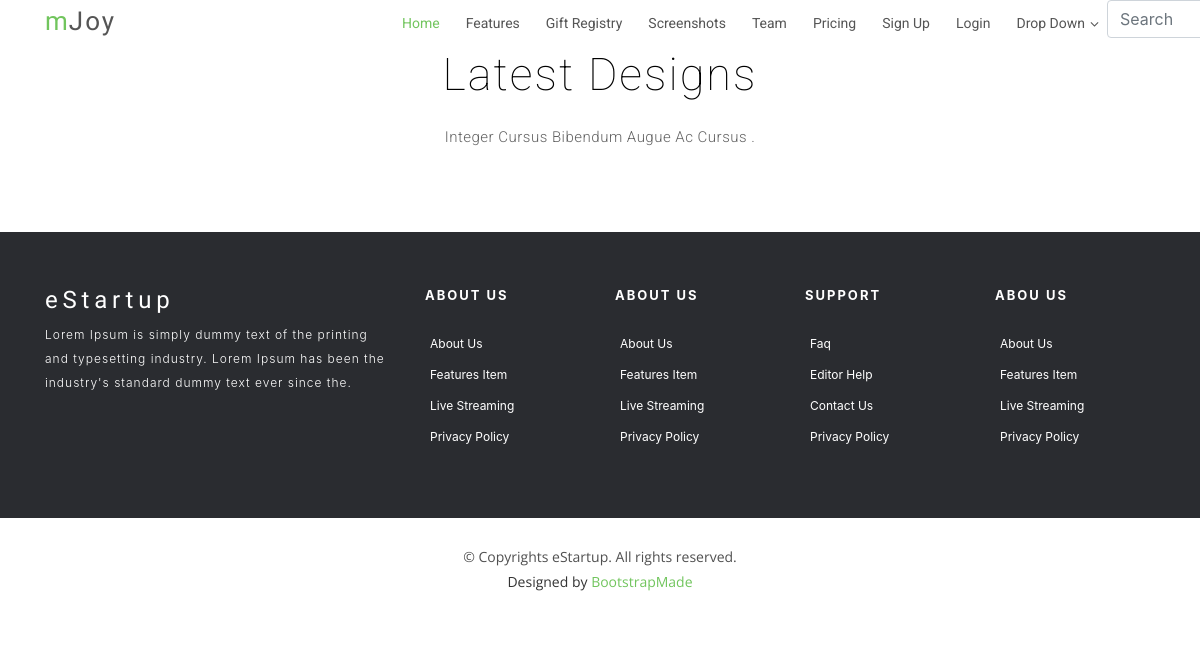
The app's page /templates/, older data.
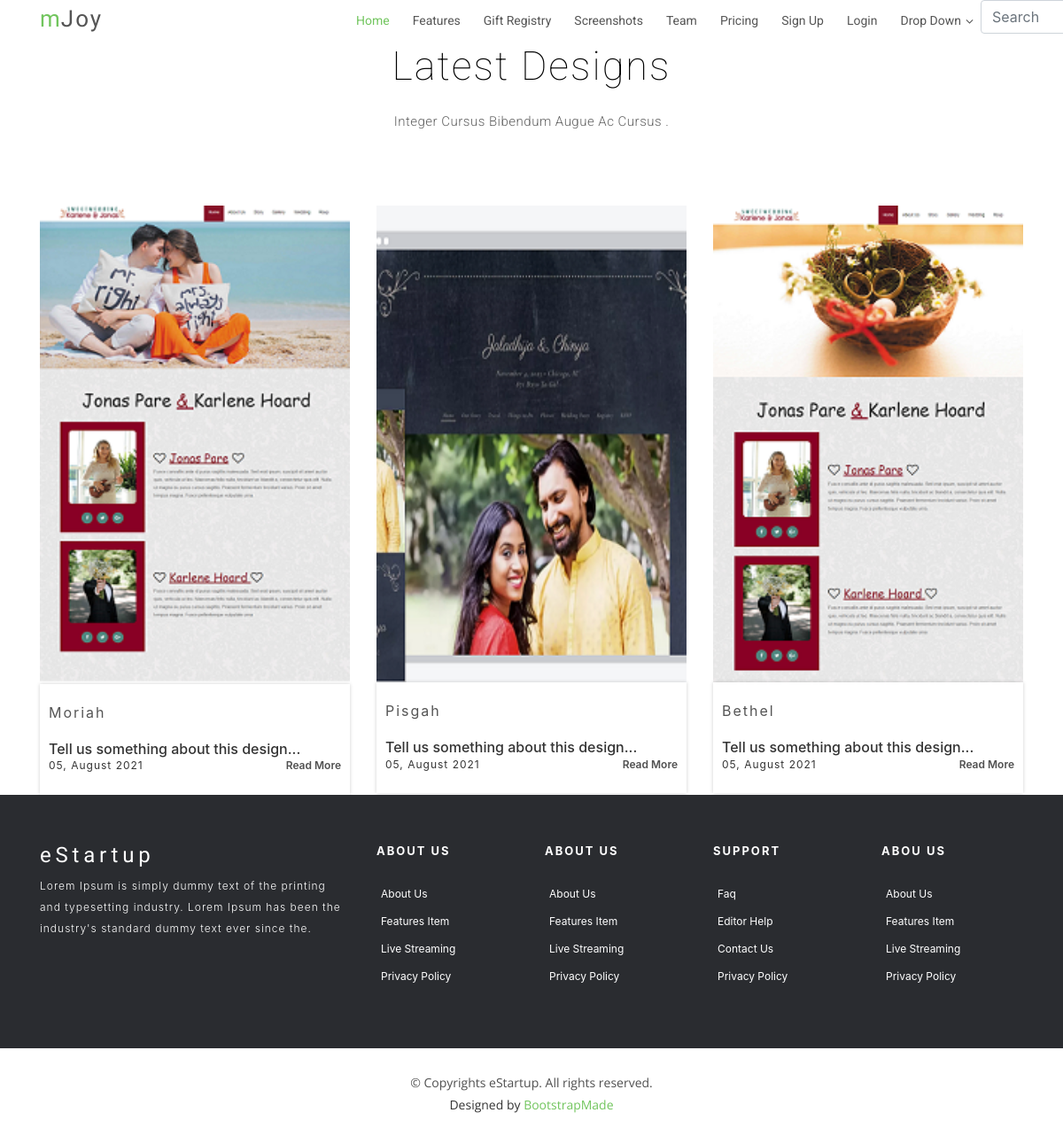
The same page, newer data.
### designs/models.py (models this page shows, shortened)
class Template(models.Model):
	name = models.CharField(max_length=100, blank=True, null=True)
	image = models.ImageField(upload_to='photos/designs/%Y/%m/%d/', blank=True, null=True)
	description = models.CharField(default='Tell us something about this design...', max_length=225, blank=True, null=True)
	slug = models.SlugField(null=True, unique=True)

### designs/views.py (the view)
# urls.py: path('', views.templates, name='templates-home'),
def templates(request):
	templates = Template.objects.all()
	context = {'templates': templates}
	return render(request, 'designs/templates.html', context)

### templates/designs/templates.html
{% extends "home/base.html" %}
{% load static %}
{% block content %}
<main id="main">
    <section id="blog" class="padd-sectio pt-5">
      <div class="container" data-aos="fade-up">
        <div class="section-title text-center">
          <h2>Latest designs</h2>
          <p class="separator">Integer cursus bibendum augue ac cursus .</p>
        </div>
        <div class="row" data-aos="fade-up" data-aos-delay="100">
        {% for template in templates %}
          <div class="col-md-6 col-lg-4">
            <div class="block-blog text-left">
              <a href="{% url 'template-sample-preview' template.slug %}"><img src="{{ template.image.url }}" alt="img"></a>
              <div class="content-blog">
                <h4><a href="#">{{ template.name }}</a></h4>
                <h6>{{ template.description }}</h6>
                <span>05, August 2021</span>
                <a class="pull-right readmore" href="#">read more</a>
              </div>
            </div>
          </div>
         {% endfor %}
        </div>
      </div>
    </section>
  </main>
{% endblock content %}

### templates/home/base.html (shortened to what this page needs)
{% load static %}
<!DOCTYPE html>
<html lang="en">
<head>
  <link href="{% static 'vendor/bootstrap/css/bootstrap.min.css' %}" rel="stylesheet">
  <link href="{% static 'vendor/font-awesome/css/font-awesome.min.css' %}" rel="stylesheet">
  <link href="{% static 'vendor/modal-video/css/modal-video.min.css' %}" rel="stylesheet">
  <link href="{% static 'vendor/owl.carousel/assets/owl.carousel.min.css' %}" rel="stylesheet">
  <link href="{% static 'vendor/aos/aos.css' %}" rel="stylesheet">
  <link href="{% static 'css/style.css' %}" rel="stylesheet">
</head>
<body>
  <header id="header" class="header" style="padding: 0px;margin: 0px;">
    <div class="container">
      <div id="logo" class="pull-left">
        <h1><a href="{% url 'home' %}"><span>m</span>Joy</a></h1>
      </div>
      <nav id="nav-menu-container">
        <ul class="nav-menu mr-5">
          <li class="menu-active"><a href="index.html">Home</a></li>
          <li><a href="#features">Features</a></li>
          <li><a href="#features">Gift Registry</a></li>
          <li><a href="#screenshots">Screenshots</a></li>
          <li><a href="#team">Team</a></li>
          <li><a href="#pricing">Pricing</a></li>
          {% if user.is_authenticated %}
          <li><a href="{% url 'signup' %}">Sign Up</a></li>
          <li><a href="{% url 'LoginPage' %}">Login</a></li>
          <li class="menu-has-children"><a href="">Drop Down</a>
          </li>
        </ul>
        <form class="d-flex form-inline my-2 my-lg-0">
          <input class="form-control mr-sm-2" type="search" placeholder="Search" aria-label="Search">
        </form>
      </nav>
    </div>
  </header>
  {% block content %}{% endblock %}
  <footer class="footer">
    <div class="container">
      <div class="row">
        <div class="col-md-12 col-lg-4">
          <div class="footer-logo">
            <a class="navbar-brand" href="#">eStartup</a>
            <p>Lorem Ipsum is simply dummy text of the printing and typesetting industry. Lorem Ipsum has been the industry's standard dummy text ever since the.</p>
          </div>
        </div>
        <div class="col-sm-6 col-md-3 col-lg-2">
          <div class="list-menu">
            <h4>About Us</h4>
            <ul class="list-unstyled">
              <li><a href="#">About us</a></li>
              <li><a href="#">Features item</a></li>
              <li><a href="#">Live streaming</a></li>
              <li><a href="#">Privacy Policy</a></li>
            </ul>
          </div>
        </div>
        <div class="col-sm-6 col-md-3 col-lg-2">
          <div class="list-menu">
            <h4>About Us</h4>
            <ul class="list-unstyled">
              <li><a href="#">About us</a></li>
              <li><a href="#">Features item</a></li>
              <li><a href="#">Live streaming</a></li>
              <li><a href="#">Privacy Policy</a></li>
            </ul>
          </div>
        </div>
        <div class="col-sm-6 col-md-3 col-lg-2">
          <div class="list-menu">
            <h4>Support</h4>
            <ul class="list-unstyled">
              <li><a href="#">faq</a></li>
              <li><a href="#">Editor help</a></li>
              <li><a href="#">Contact us</a></li>
              <li><a href="#">Privacy Policy</a></li>
            </ul>
          </div>
        </div>
        <div class="col-sm-6 col-md-3 col-lg-2">
          <div class="list-menu">
            <h4>Abou Us</h4>
            <ul class="list-unstyled">
              <li><a href="#">About us</a></li>
              <li><a href="#">Features item</a></li>
              <li><a href="#">Live streaming</a></li>
              <li><a href="#">Privacy Policy</a></li>
            </ul>
          </div>
        </div>
      </div>
    </div>
    <div class="copyrights">
      <div class="container">
        <p>&copy; Copyrights eStartup. All rights reserved.</p>
        <div class="credits">
          Designed by <a href="https://bootstrapmade.com/">BootstrapMade</a>
        </div>
      </div>
    </div>
  </footer>
</body>
</html>

### static/css/style.css (style rules this page uses)
body { background-color: #fff; color: #333; }
h1, h2, h3, h4, h5, h6 { margin: 0; }
h2 { color: #000; font-weight: 600; }
h4 { color: #000; font-size: 13px; font-weight: 700; letter-spacing: 2px; text-transform: uppercase; line-height: 2; }
a { letter-spacing: 2px; text-decoration: none; color: #71c55d; }
ul { letter-spacing: 1px; }
li { color: #626262; font-size: 13px; font-weight: 400; letter-spacing: 2px; line-height: 30px; text-transform: capitalize; }
p { color: #505050; font-size: 14px; font-weight: 300; letter-spacing: 0.5px; line-height: 2; margin-bottom: 20px; }
span { letter-spacing: 1px; }
#header { background: #fff; position: fixed; left: 0; top: 0; right: 0; z-index: 3; transition: all 0.5s ease; padding: 20px 0; }
#header #logo { padding: 6px 0 0 0; }
#header #logo h1 { color: #505050; font-family: "Philosopher", sans-serif; font-size: 26px; font-weight: 500; letter-spacing: 1px; margin: 0; }
#header #logo h1 a { color: #555; line-height: 1; display: inline-block; text-decoration: none; }
#header #logo h1 a span { color: #71c55d; }
.nav-menu, .nav-menu * { margin: 0; padding: 0; list-style: none; }
.nav-menu li { position: relative; white-space: nowrap; }
.nav-menu > li { float: left; }
.sf-arrows .sf-with-ul { padding-right: 22px; }
.sf-arrows .sf-with-ul:after { content: "\f107"; position: absolute; right: 8px; margin-top: 1px; font-family: FontAwesome; font-style: normal; font-weight: normal; }
#nav-menu-container { float: right; margin: 0 0 0 0; }
.nav-menu a { padding: 8px 8px; text-decoration: none; display: inline-block; color: #555; font-family: "Roboto", sans-serif; font-weight: 400; font-size: 14px; outline: none; letter-spacing: 0; transition: 0.3s; }
.nav-menu li:hover > a, .nav-menu > .menu-active > a { color: #71c55d; }
.nav-menu > li { margin-left: 10px; }
#mobile-nav { position: fixed; top: 0; padding-top: 18px; bottom: 0; z-index: 998; background: rgba(52, 59, 64, 0.9); left: -260px; width: 260px; overflow-y: auto; transition: 0.4s; }
#mobile-nav ul { padding: 0; margin: 0; list-style: none; }
#mobile-nav ul li { position: relative; }
#mobile-nav ul li a { color: #fff; font-size: 14px; overflow: hidden; padding: 6px 22px 6px 15px; position: relative; text-decoration: none; width: 100%; display: block; outline: none; letter-spacing: 0; }
#mobile-nav ul .menu-active a { color: #71c55d; }
section { overflow: hidden; }
.section-title { margin-bottom: 80px; }
.section-title h2 { font-family: "Roboto", sans-serif; font-size: 45px; font-weight: 100; letter-spacing: 2px; margin-bottom: 20px; text-transform: capitalize; }
.section-title .separator { margin: 0; }
.separator { color: #626262; font-family: "Roboto", sans-serif; font-size: 15px; font-weight: 300; margin-bottom: 30px; text-transform: capitalize; }
#blog .block-blog img { width: 100%; }
#blog .block-blog .content-blog { box-shadow: 0 0 0 0 rgba(0, 0, 0, 0.2), 0 0 4px 0 rgba(0, 0, 0, 0.19); display: inline-block; min-height: 125px; padding: 20px 10px; width: 100%; }
#blog .block-blog .content-blog h4 { line-height: 24px; margin-bottom: 20px; text-transform: capitalize; font-weight: normal; letter-spacing: 0; font-size: 16px; }
#blog .block-blog .content-blog h4 a { color: #555; text-decoration: none; transition: 0.3s; }
#blog .block-blog .content-blog > span { float: left; font-size: 12px; }
#blog .block-blog .content-blog a.readmore { color: #505050; font-size: 12px; font-weight: 600; text-decoration: none; transition: 0.3s; letter-spacing: 0; text-transform: capitalize; }
.footer { background: #2a2c30; padding-top: 50px; }
.footer .footer-logo .navbar-brand { color: #fff; display: inline-block; float: none; font-family: "Philosopher", sans-serif; font-size: 24px; font-weight: 500; height: 100%; letter-spacing: 0.2em; padding-left: 0; padding-top: 0; }
.footer .footer-logo p { color: #fff; font-size: 12px; letter-spacing: 1px; }
.footer .list-menu > h4 { color: #fff; padding-bottom: 20px; }
.footer .list-menu ul li a { color: #fff; font-size: 12px; padding-left: 5px; text-decoration: none; letter-spacing: 0; }
.footer .copyrights { background: #fff; margin-top: 50px; text-align: center; padding: 25px; }
.footer .copyrights p, .footer .copyrights .credits { margin: 0; padding: 0; font-family: "Open Sans", sans-serif; font-weight: normal; font-size: 14px; letter-spacing: 0; }
.footer .copyrights p a, .footer .copyrights .credits a { letter-spacing: 0; color: #71c55d; }

Row changes from the older to the newer data that the page shows:
added Template: image (picture), name "Moriah", description "Tell us something about this design..."
added Template: image (picture), name "Pisgah", description "Tell us something about this design..."
added Template: image (picture), name "Bethel", description "Tell us something about this design..."
